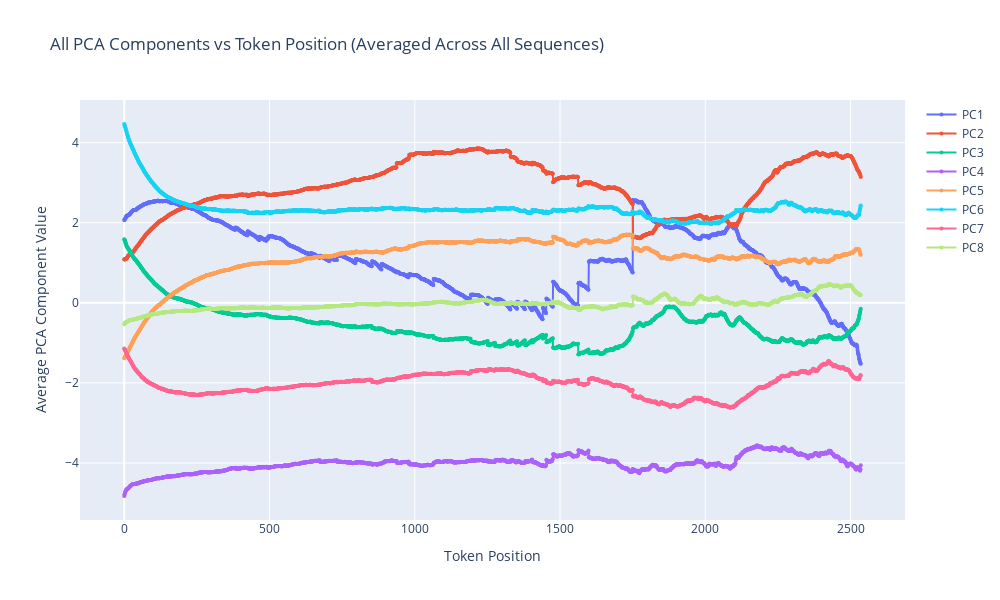

The code cell stored with this chart in its notebook:
### Code cell
# Plot how each PCA component varies with token sequence position, averaged across all sequences
import numpy as np

# Find the maximum sequence length to determine how many positions to plot
max_seq_len = max(len(coords) for coords in all_coords)

# Initialize arrays to store sums and counts for averaging
component_sums = np.zeros((max_seq_len, 9))  # 9 PCA components
position_counts = np.zeros(max_seq_len)

# Accumulate values for each position across all sequences
for coords in all_coords:
    seq_len = len(coords)
    for pos in range(seq_len):
        component_sums[pos] += coords[pos]
        position_counts[pos] += 1

# Calculate averages (only for positions that have data)
component_averages = np.zeros((max_seq_len, 9))
valid_positions = position_counts > 0
component_averages[valid_positions] = component_sums[valid_positions] / position_counts[valid_positions, np.newaxis]

fig = go.Figure()

# Plot each PCA component
for i in range(8):
    # Only plot positions that have data
    valid_pos_indices = np.where(valid_positions)[0]
    fig.add_trace(
        go.Scatter(
            x=valid_pos_indices,
            y=component_averages[valid_positions, i],
            mode='lines+markers',
            name=f'PC{i+1}',
            line=dict(width=2),
            marker=dict(size=4)
        )
    )

fig.update_layout(
    title='All PCA Components vs Token Position (Averaged Across All Sequences)',
    xaxis_title='Token Position',
    yaxis_title='Average PCA Component Value',
    width=1000,
    height=600,
    showlegend=True
)

fig.show()

### Figure 1 — Plotly figure (JSON) as saved in the notebook; plotly's stock layout.template omitted (floating-point values rounded to 4 significant figures; data arrays with more than 128 entries replaced by an {"elided": "..."} marker saying what was removed)
{"data": [{"line": {"width": 2}, "marker": {"size": 4}, "mode": "lines+markers", "name": "PC1", "type": "scatter", "x": {"elided": "2536 int values"}, "y": {"elided": "2536 float values"}}, {"line": {"width": 2}, "marker": {"size": 4}, "mode": "lines+markers", "name": "PC2", "type": "scatter", "x": {"elided": "2536 int values"}, "y": {"elided": "2536 float values"}}, {"line": {"width": 2}, "marker": {"size": 4}, "mode": "lines+markers", "name": "PC3", "type": "scatter", "x": {"elided": "2536 int values"}, "y": {"elided": "2536 float values"}}, {"line": {"width": 2}, "marker": {"size": 4}, "mode": "lines+markers", "name": "PC4", "type": "scatter", "x": {"elided": "2536 int values"}, "y": {"elided": "2536 float values"}}, {"line": {"width": 2}, "marker": {"size": 4}, "mode": "lines+markers", "name": "PC5", "type": "scatter", "x": {"elided": "2536 int values"}, "y": {"elided": "2536 float values"}}, {"line": {"width": 2}, "marker": {"size": 4}, "mode": "lines+markers", "name": "PC6", "type": "scatter", "x": {"elided": "2536 int values"}, "y": {"elided": "2536 float values"}}, {"line": {"width": 2}, "marker": {"size": 4}, "mode": "lines+markers", "name": "PC7", "type": "scatter", "x": {"elided": "2536 int values"}, "y": {"elided": "2536 float values"}}, {"line": {"width": 2}, "marker": {"size": 4}, "mode": "lines+markers", "name": "PC8", "type": "scatter", "x": {"elided": "2536 int values"}, "y": {"elided": "2536 float values"}}], "layout": {"height": 600, "showlegend": true, "title": {"text": "All PCA Components vs Token Position (Averaged Across All Sequences)"}, "width": 1000, "xaxis": {"title": {"text": "Token Position"}}, "yaxis": {"title": {"text": "Average PCA Component Value"}}}}
